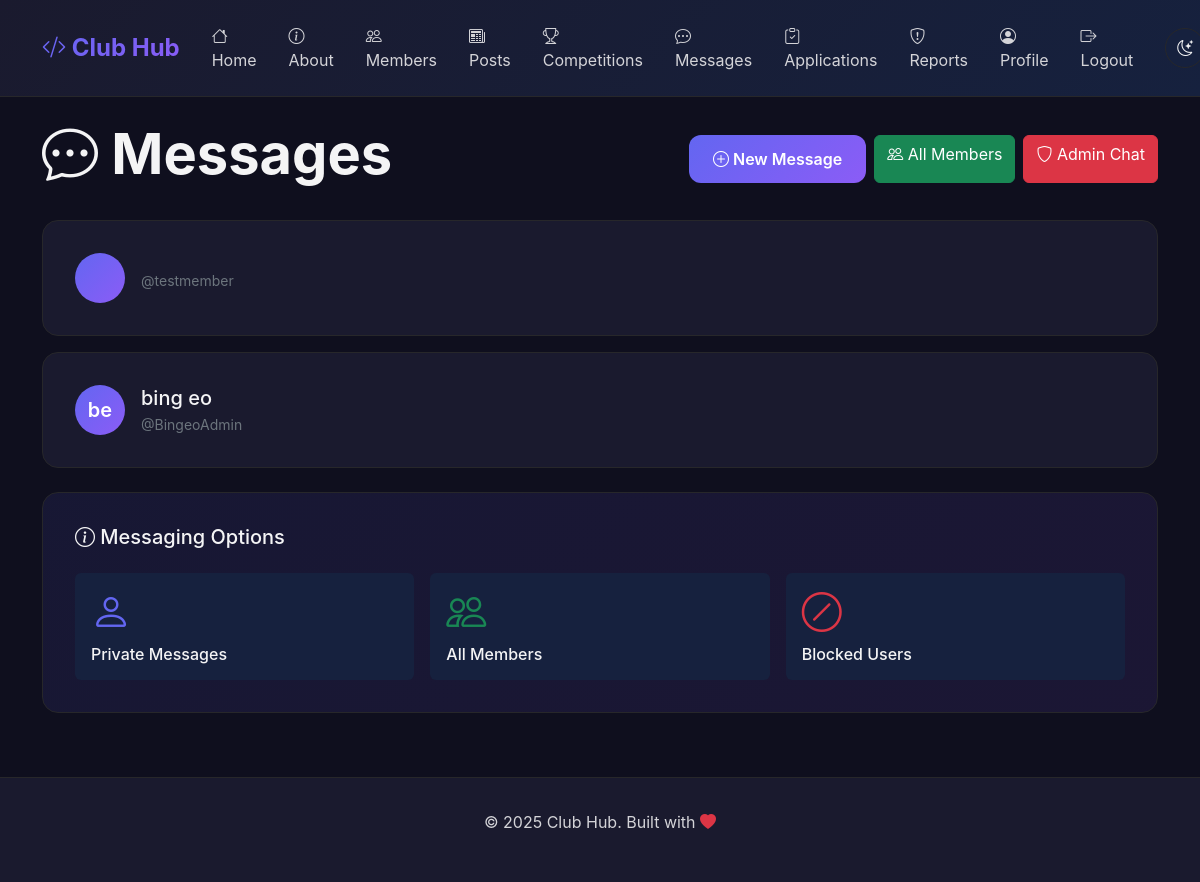
The app's page /messages/ (signed in) with its own data.
### messaging/models.py (models this page shows, shortened)
class Conversation(models.Model):
    user1 = models.ForeignKey(
        settings.AUTH_USER_MODEL,
        on_delete=models.CASCADE,
        related_name='conversations_as_user1'
    )
    user2 = models.ForeignKey(
        settings.AUTH_USER_MODEL,
        on_delete=models.CASCADE,
        related_name='conversations_as_user2'
    )
    created_at = models.DateTimeField(auto_now_add=True)
    updated_at = models.DateTimeField(auto_now=True)
    class Meta:
        unique_together = ['user1', 'user2']
    def get_other_user(self, current_user):
        return self.user2 if self.user1 == current_user else self.user1
    def unread_count(self, user):
        return self.messages.filter(is_read=False).exclude(sender=user).count()

### accounts/models.py (models this page shows, shortened)
class User(AbstractUser):
    ROLE_CHOICES = [
        ('admin', 'Admin'),
        ('member', 'Member'),
    ]
    role = models.CharField(
        max_length=10,
        choices=ROLE_CHOICES,
        default='member',
        help_text="User role: Admin (full access) or Member (limited access)"
    )
    email = models.EmailField(
        unique=True,
        help_text="Must be unique across all users"
    )
    class Meta:
        ordering = ['-date_joined']
        verbose_name = 'User'
        verbose_name_plural = 'Users'
    @property
    def is_admin(self):
        return self.role == 'admin'

### messaging/views.py (the view)
# urls.py: path('', views.inbox, name='inbox'),
@login_required
def inbox(request):
    conversations = Conversation.objects.filter(
        Q(user1=request.user) | Q(user2=request.user)
    ).annotate(
        last_message_time=Max('messages__created_at')
    ).order_by('-last_message_time')
    conv_list = []
    for conv in conversations:
        other_user = conv.get_other_user(request.user)
        unread = conv.unread_count(request.user)
        conv_list.append({
            'conversation': conv,
            'other_user': other_user,
            'unread_count': unread,
        })
    context = {
        'conversations': conv_list,
        'total_unread': sum(c['unread_count'] for c in conv_list),
    }
    return render(request, 'messaging/inbox.html', context)

### messaging/templates/messaging/inbox.html (shortened to what this page needs)
{% extends 'base.html' %}
{% block content %}
<div class="d-flex justify-content-between align-items-center mb-4">
    <h1 class="display-4 fw-bold"><i class="bi bi-chat-dots"></i> Messages</h1>
    <div class="d-flex gap-2">
        <a href="{% url 'messaging:start' %}" class="btn btn-primary">
            <i class="bi bi-plus-circle"></i> New Message
        </a>
        <a href="{% url 'messaging:group_chat' 'all' %}" class="btn btn-success">
            <i class="bi bi-people"></i> All Members
        </a>
        {% if user.is_admin %}
            <a href="{% url 'messaging:group_chat' 'admin' %}" class="btn btn-danger">
                <i class="bi bi-shield"></i> Admin Chat
            </a>
        {% endif %}
    </div>
</div>
{% if conversations %}
    <div class="row g-3">
        {% for conv_data in conversations %}
            <div class="col-12">
                <a href="{% url 'messaging:conversation' conv_data.other_user.id %}" class="text-decoration-none">
                    <div class="card-custom">
                        <div class="d-flex justify-content-between align-items-center">
                            <div class="d-flex align-items-center gap-3">
                                <div class="rounded-circle d-flex align-items-center justify-content-center"
                                     style="width: 50px; height: 50px; background: linear-gradient(135deg, #6366f1, #8b5cf6); color: white; font-weight: 600; font-size: 1.25rem;">
                                    {{ conv_data.other_user.first_name.0 }}{{ conv_data.other_user.last_name.0 }}
                                </div>
                                <div>
                                    <h5 class="mb-1" style="color: var(--text-primary);">
                                        {{ conv_data.other_user.first_name }} {{ conv_data.other_user.last_name }}
                                    </h5>
                                    <p class="mb-0 small text-secondary">@{{ conv_data.other_user.username }}</p>
                                </div>
                            </div>
                        </div>
                    </div>
                </a>
            </div>
        {% endfor %}
    </div>
{% endif %}
<div class="card-custom mt-4" style="background: linear-gradient(135deg, rgba(99, 102, 241, 0.1), rgba(139, 92, 246, 0.1));">
    <h5><i class="bi bi-info-circle"></i> Messaging Options</h5>
    <div class="row g-3 mt-2">
        <div class="col-md-4">
            <a href="{% url 'messaging:start' %}" class="text-decoration-none">
                <div class="p-3 rounded" style="background: var(--bg-tertiary);">
                    <i class="bi bi-person display-6" style="color: var(--accent-primary);"></i>
                    <h6 class="mt-2 mb-0" style="color: var(--text-primary);">Private Messages</h6>
                </div>
            </a>
        </div>
        <div class="col-md-4">
            <a href="{% url 'messaging:group_chat' 'all' %}" class="text-decoration-none">
                <div class="p-3 rounded" style="background: var(--bg-tertiary);">
                    <i class="bi bi-people display-6 text-success"></i>
                    <h6 class="mt-2 mb-0" style="color: var(--text-primary);">All Members</h6>
                </div>
            </a>
        </div>
        <div class="col-md-4">
            <a href="{% url 'moderation:blocked_users' %}" class="text-decoration-none">
                <div class="p-3 rounded" style="background: var(--bg-tertiary);">
                    <i class="bi bi-slash-circle display-6 text-danger"></i>
                    <h6 class="mt-2 mb-0" style="color: var(--text-primary);">Blocked Users</h6>
                </div>
            </a>
        </div>
    </div>
</div>
{% endblock %}

### templates/base.html (style rules this page uses)
:root[data-theme="dark"] { --bg-primary: #0f0f1e; --bg-secondary: #1a1a2e; --bg-tertiary: #16213e; --text-primary: #f4f4f5; --text-secondary: #d4d4d8; --text-muted: #a1a1aa; --accent-primary: #6366f1; --accent-secondary: #8b5cf6; --border-color: #27272a; --success: #10b981; --warning: #f59e0b; --danger: #ef4444; --input-bg: #1a1a2e; --input-text: #f4f4f5; }
* { margin: 0; padding: 0; box-sizing: border-box; }
body { background: var(--bg-primary); color: var(--text-primary); font-family: 'Inter', -apple-system, BlinkMacSystemFont, 'Segoe UI', sans-serif; min-height: 100vh; transition: background 0.3s, color 0.3s; }
.btn-primary { background: linear-gradient(135deg, var(--accent-primary), var(--accent-secondary)); border: none; padding: 0.75rem 1.5rem; border-radius: 12px; font-weight: 600; transition: transform 0.3s, box-shadow 0.3s; color: white !important; }
.card-custom { background: var(--bg-secondary); border: 1px solid var(--border-color); border-radius: 16px; padding: 2rem; transition: transform 0.3s, box-shadow 0.3s; }

### records on screen
Conversation: other_user.username "testmember"
Conversation: other_user.first_name.0 "b", other_user.last_name.0 "e", other_user.first_name "bing", other_user.last_name "eo", other_user.username "BingeoAdmin"
